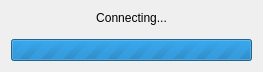
<?xml version="1.0" encoding="UTF-8"?>
<ui version="4.0">
 <class>ConnectionProgressDialog</class>
 <widget class="QDialog" name="ConnectionProgressDialog">
  <property name="geometry">
   <rect>
    <x>0</x>
    <y>0</y>
    <width>263</width>
    <height>72</height>
   </rect>
  </property>
  <property name="windowTitle">
   <string>Lubuntu</string>
  </property>
  <property name="windowIcon">
   <iconset theme="system-software-install"/>
  </property>
  <layout class="QVBoxLayout" name="verticalLayout">
   <item>
    <widget class="QLabel" name="label">
     <property name="text">
      <string>Connecting...</string>
     </property>
     <property name="scaledContents">
      <bool>false</bool>
     </property>
     <property name="alignment">
      <set>Qt::AlignCenter</set>
     </property>
    </widget>
   </item>
   <item>
    <spacer name="verticalSpacer">
     <property name="orientation">
      <enum>Qt::Vertical</enum>
     </property>
     <property name="sizeHint" stdset="0">
      <size>
       <width>20</width>
       <height>40</height>
      </size>
     </property>
    </spacer>
   </item>
   <item>
    <widget class="QProgressBar" name="progressBar">
     <property name="maximum">
      <number>0</number>
     </property>
     <property name="value">
      <number>-1</number>
     </property>
    </widget>
   </item>
  </layout>
 </widget>
 <resources/>
 <connections/>
</ui>
